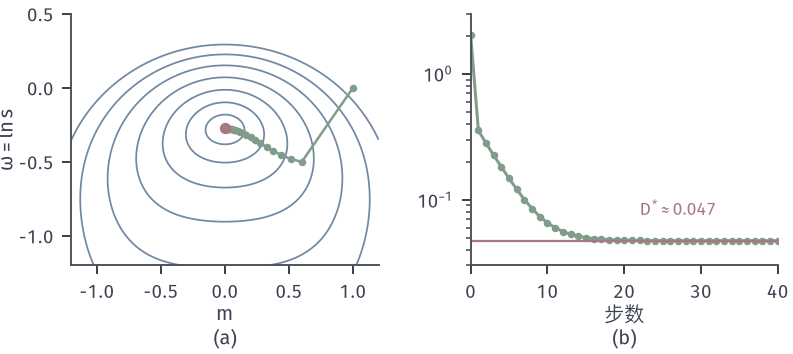

Source code (Python):
from pathlib import Path
import sys
HERE = Path(__file__).resolve().parent
sys.path.insert(0, str(HERE.parent/'dapx-common'))
from common import *
# Quartic target pi~=exp(-x^4/4); candidates N(m, e^{2w}); objective J(m,w)=-w-C+(m^4+6m^2 e^{2w}+3e^{4w})/4.
# Gradient descent, eta=0.1, start (m,w)=(1,0); optimum (0, -ln3/4)=(0,-0.2747), J*=-0.8943, D*=J*+lnZ=0.0472.
# (a) contours of J and the path (green). (b) D(Q^(t)||Pi)=J+lnZ per step (green) and the floor D* (red).
P = gd_path(1., 0., .1, 40)
m = np.linspace(-1.2, 1.2, 241); w = np.linspace(-1.2, .5, 241)
MM, WW = np.meshgrid(m, w)
JJ = quartic_J(MM, np.exp(WW))
fig, axs = figure(width_mm=112, height_mm=50, ncols=2)
panel(fig, left=.09, right=.98, top=.96, bottom=.25, wspace=.3)
ax = axs[0]
Js = quartic_J(0, 3**-0.25)
ax.contour(m, w, JJ, levels=Js+np.array([.02, .08, .2, .4, .7, 1.1, 1.6]), colors=[BLUE], linewidths=.7, linestyles='solid')
ax.plot([p[0] for p in P], [p[1] for p in P], color=GREEN, lw=1.0, marker='o', ms=2)
dot(ax, 0, -math.log(3)/4, RED, ms=4.5)
ax.set_xlim(-1.2, 1.2); ax.set_ylim(-1.2, .5); axlab(ax, '$m$', r'$\omega=\ln s$')
ax = axs[1]
D = [quartic_J(a, math.exp(b))+LNZ4 for a, b in P]
ax.plot(range(len(D)), D, color=GREEN, lw=1.2, marker='o', ms=2)
ax.axhline(Js+LNZ4, color=RED, lw=.9)
lab(ax, 22, .075, r'$D^{*}\approx0.047$', RED, fontsize=7)
ax.set_yscale('log'); ax.set_xlim(0, 40); ax.set_ylim(.03, 3)
axlab(ax, '步数', None)
tags(fig, axs)
save(fig, HERE, 'figure', {'path_first': [[round(a, 4), round(b, 4)] for a, b in P[:4]],
                           'D_t': {t: round(D[t], 4) for t in (0, 1, 2, 5, 10, 20, 40)}, 'D_star': Js+LNZ4})
